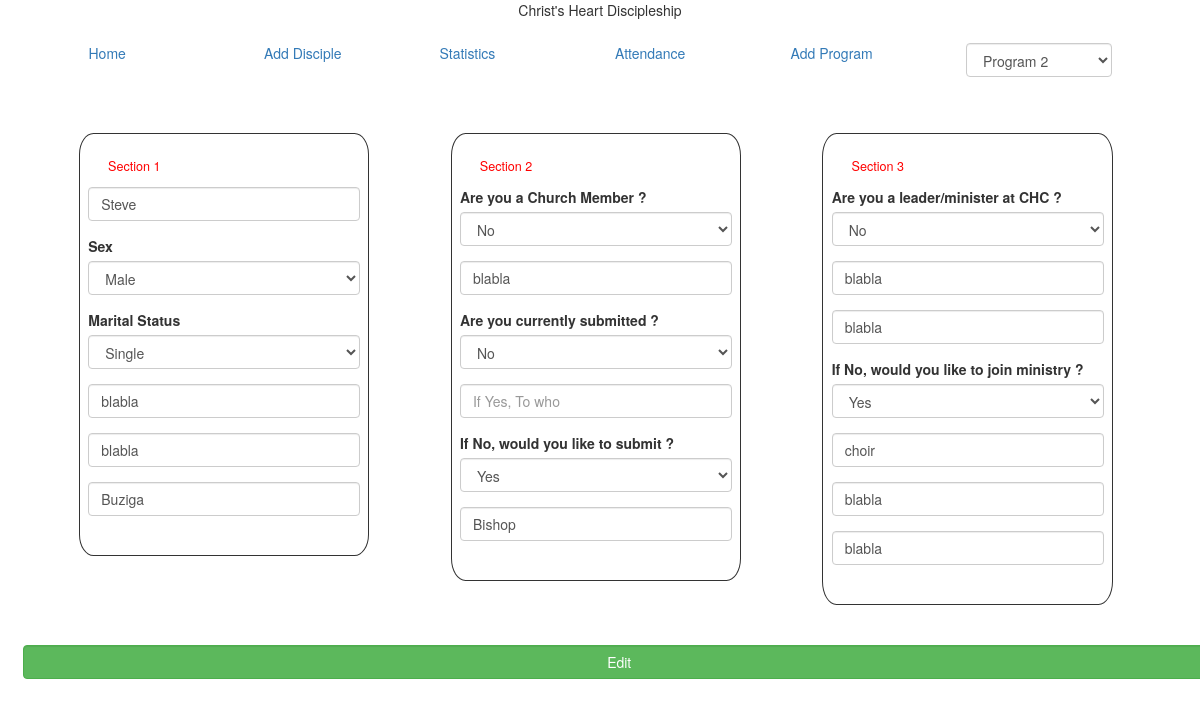
The app's page /edit_disciple.php?id=16 with its own data.
### tables this page shows
CREATE TABLE IF NOT EXISTS `disciples` (
  `id` int(11) NOT NULL AUTO_INCREMENT,
  `name` varchar(50) NOT NULL,
  `sex` enum('Male','Female') NOT NULL,
  `marital_status` enum('Married','Single','Engaged') NOT NULL,
  `occupation` varchar(50) NOT NULL,
  `email` varchar(50) NOT NULL,
  `address` varchar(50) NOT NULL,
  `member` enum('Yes','No') NOT NULL,
  `join` varchar(50) NOT NULL,
  `submitted` enum('Yes','No') NOT NULL,
  `who_submit` varchar(50) NOT NULL,
  `submit` enum('Yes','No') NOT NULL,
  `submit_to` varchar(50) NOT NULL,
  `leader` enum('Yes','No') NOT NULL,
  `department` varchar(50) NOT NULL,
  `role` varchar(50) NOT NULL,
  `ministry` enum('Yes','No') NOT NULL,
  `sector` varchar(50) NOT NULL,
  `passion` varchar(50) NOT NULL,
  `future` varchar(50) NOT NULL,
  `prog_id` int(11) NOT NULL,
  PRIMARY KEY (`id`)
);

### classes/Disciple.php (called while the page is built, shortened)
<?php
class Disciple
{
    protected $_name;
    protected $_occupation;
    protected $_email;
    protected $_address;
    protected $_join_date;
    protected $_submit_to;
    protected $_want_submit_to;
    protected $_department;
    protected $_role;
    protected $_sector;
    protected $_passion;
    protected $_ministry_future;
    public function get_name()
    {
        return $this->_name;
    }
    public function get_occupation()
    {
        return $this->_occupation;
    }
    public function get_email()
    {
        return $this->_email;
    }
    public function get_address()
    {
        return $this->_address;
    }
    public function get_join_date()
    {
        return $this->_join_date;
    }
    public function get_submit_to()
    {
        return $this->_submit_to;
    }
    public function get_want_submit_to()
    {
        return $this->_want_submit_to;
    }
    public function get_department()
    {
        return $this->_department;
    }
    public function get_role()
    {
        return $this->_role;
    }
    public function get_sector()
    {
        return $this->_sector;
    }
    public function get_passion()
    {
        return $this->_passion;
    }
    public function get_ministry_future()
    {
        return $this->_ministry_future;
    }
    public function get_disciple($id){
        $disciple = $this->fetch_disciple($id);
        $this->_name = $disciple['name'];
        $this->_occupation = $disciple['occupation'];
        $this->_email = $disciple['email'];
        $this->_address = $disciple['address'];
        $this->_join_date = $disciple['join'];
        $this->_submit_to = $disciple['who_submit'];
        $this->_want_submit_to = $disciple['submit_to'];
        $this->_department = $disciple['department'];
        $this->_role = $disciple['role'];
        $this->_sector = $disciple['sector'];
        $this->_passion = $disciple['passion'];
        $this->_ministry_future = $disciple['future'];
    }
    public function fetch_disciple($id)
    {
        $dbh = $this->connect_db();
        $statementHandler = $dbh->prepare('SELECT * FROM disciples WHERE id = :id');
        $statementHandler->bindParam(':id', $id, PDO::PARAM_STR);
        $statementHandler->execute();
        if ($statementHandler->rowCount() == 1) {
            $disciple = $statementHandler->fetch(PDO::FETCH_ASSOC);
            return $disciple;
        }
        return false;
    }
    private function connect_db()
    {
        try {
            return new PDO("mysql:host=localhost;dbname=discipleship", "root", "");
        } catch (PDOException $e) {
            echo "Connection Error: " . $e->getMessage();
        }
    }
}

### edit_disciple.php (the view, shortened to what this page needs)
<?php
require_once('classes/Disciple.php');
require_once('includes/form_selects.php.inc')
?>
<!DOCTYPE html>
<html>
<head lang="en">
    <link rel="stylesheet" href="http://maxcdn.bootstrapcdn.com/bootstrap/3.3.6/css/bootstrap.min.css">
    <link rel="stylesheet" type="text/css" href="css/main.css">
</head>
<body>
<div class="container-fluid">
<?php
include_once('includes/header.php.inc');
$id = $_GET['id'];
$disciple = new Disciple();
$disciple->get_disciple($id);
?>
<div id="form-div" class="row">
    <form method="post" role="form" enctype="multipart/form-data" action="php/edit_disciple.php">
        <div class="col-md-3 section-div">
            <div id="section1" class="section">Section 1</div>
            <div class="form-group">
                <div class="row">
                    <input id="name" type="text" name="name" value="<?php echo $disciple->get_name(); ?>"
                           class="form-control" placeholder="Name" required/>
                </div>
            </div>
            <div class="form-group">
                <div class="row">
                    <label for="sex" class="control-label">Sex</label>
                    <select id="sex" name="sex" class="form-control">
                    </select>
                </div>
            </div>
            <div class="form-group">
                <div class="row">
                    <label for="marital-status" class="control-label">Marital Status</label>
                    <select id="marital-status" name="marital-status" class="form-control">
                    </select>
                </div>
            </div>
            <div class="form-group">
                <div class="row">
                    <input id="occupation" type="text" name="occupation"
                           value="<?php echo $disciple->get_occupation(); ?>" class="form-control"
                           placeholder="Occupation" required/>
                </div>
            </div>
            <div class="form-group">
                <div class="row">
                    <input id="email" type="text" name="email" value="<?php echo $disciple->get_email(); ?>"
                           class="form-control" placeholder="Email Address" required/>
                </div>
            </div>
            <div class="form-group">
                <div class="row">
                    <input id="physical-address" type="text" name="physical-address"
                           value="<?php echo $disciple->get_address(); ?>" class="form-control"
                           placeholder="Physical Address" required/>
                </div>
            </div>
        </div>
        <div class="col-md-3 section-div">
            <div id="section2" class="section">Section 2</div>
            <div class="form-group">
                <div class="row">
                    <label for="member" class="control-label">Are you a Church Member ?</label>
                    <select id="member" name="member" class="form-control">
                    </select>
                </div>
            </div>
            <div class="form-group">
                <div class="row">
                    <input id="join" type="text" name="join" value="<?php echo $disciple->get_join_date(); ?>"
                           class="form-control"
                           placeholder="If Yes, When did u join" required/>
                </div>
            </div>
            <div class="form-group">
                <div class="row">
                    <label for="submitted" class="control-label">Are you currently submitted ?</label>
                    <select id="submitted" name="submitted" class="form-control">
                    </select>
                </div>
            </div>
            <div class="form-group">
                <div class="row">
                    <input id="who-submit" type="text" name="who-submit"
                           value="<?php echo $disciple->get_submit_to(); ?>" class="form-control"
                           placeholder="If Yes, To who" required/>
                </div>
            </div>
            <div class="form-group">
                <div class="row">
                    <label for="submit" class="control-label">If No, would you like to submit ?</label>
                    <select id="submit" name="submit" class="form-control">
                    </select>
                </div>
            </div>
            <div class="form-group">
                <div class="row">
                    <input id="submit-to" type="text" name="submit-to"
                           value="<?php echo $disciple->get_want_submit_to(); ?>" class="form-control"
                           placeholder="If Yes, To who" required/>
                </div>
            </div>
        </div>
        <div class="col-md-3 section-div">
            <div id="section3" class="section">Section 3</div>
            <div class="form-group">
                <div class="row">
                    <label for="leader" class="control-label">Are you a leader/minister at CHC ?</label>
                    <select id="leader" name="leader" class="form-control">
                    </select>
                </div>
            </div>
            <div class="form-group">
                <div class="row">
                    <input id="depertment" type="text" name="department"
                           value="<?php echo $disciple->get_department(); ?>" class="form-control"
                           placeholder="If Yes, Which department" required/>
                </div>
            </div>
            <div class="form-group">
                <div class="row">
                    <input id="role" type="text" name="role" value="<?php echo $disciple->get_role(); ?>"
                           class="form-control"
                           placeholder="What is you role in that department" required/>
                </div>
            </div>
            <div class="form-group">
                <div class="row">
                    <label for="ministry" class="control-label">If No, would you like to join ministry ?</label>
                    <select id="ministry" name="ministry" class="form-control">
                    </select>
                </div>
            </div>
            <div class="form-group">
                <div class="row">
                    <input id="sector" type="text" name="sector" value="<?php echo $disciple->get_sector(); ?>"
                           class="form-control"
                           placeholder="If Yes, Which Sector" required/>
                </div>
            </div>
            <div class="form-group">
                <div class="row">
                    <input id="passion" type="text" name="passion" value="<?php echo $disciple->get_passion(); ?>"
                           class="form-control"
                           placeholder="What's your passion" required/>
                </div>
            </div>
            <div class="form-group">
                <div class="row">
                    <input id="future" type="text" name="future" value="<?php echo $disciple->get_ministry_future(); ?>"
                           class="form-control"
                           placeholder="Yourself 2-5 years in ministry" required/>
                </div>
            </div>
        </div>
        <div class="form-group">
            <div class="row">
                <input id="submit-form" type="submit" name="submit-form" style="" value="Edit"
                       class="form-control btn btn-success"/>
            </div>
        </div>
    </form>
</div>
</div>
</body>
</html>

### css/main.css (style rules this page uses)
body { overflow-x: hidden; }
#form-div { margin-left: 2%; }
.section { font-size: 90%; margin-left: 2%; margin-bottom: 5%; color: red; }
.section-div { border: solid 1px !important; padding: 2%; border-radius: 5%; margin: 3.5%; }

### records on screen
disciples: name "Steve", sex "Male", occupation "blabla", email "blabla", physical-address "Buziga", member "No", join "blabla", submitted "No", submit "Yes", submit-to "Bishop", leader "No", department "blabla", role "blabla", ministry "Yes", sector "choir", passion "blabla", future "blabla"
